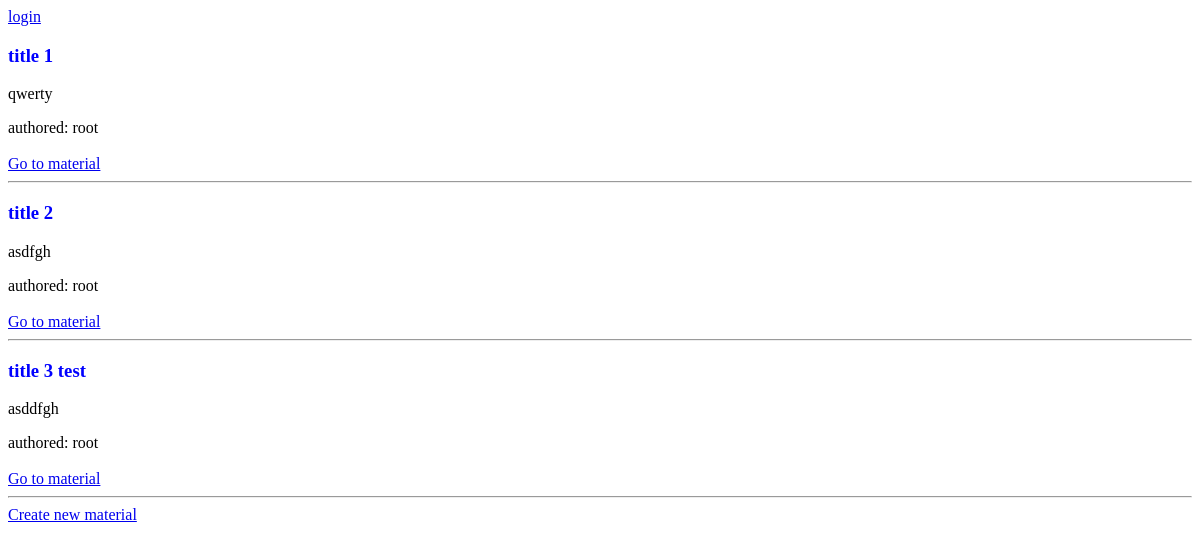
The page /lesson/ on the database as committed earlier.
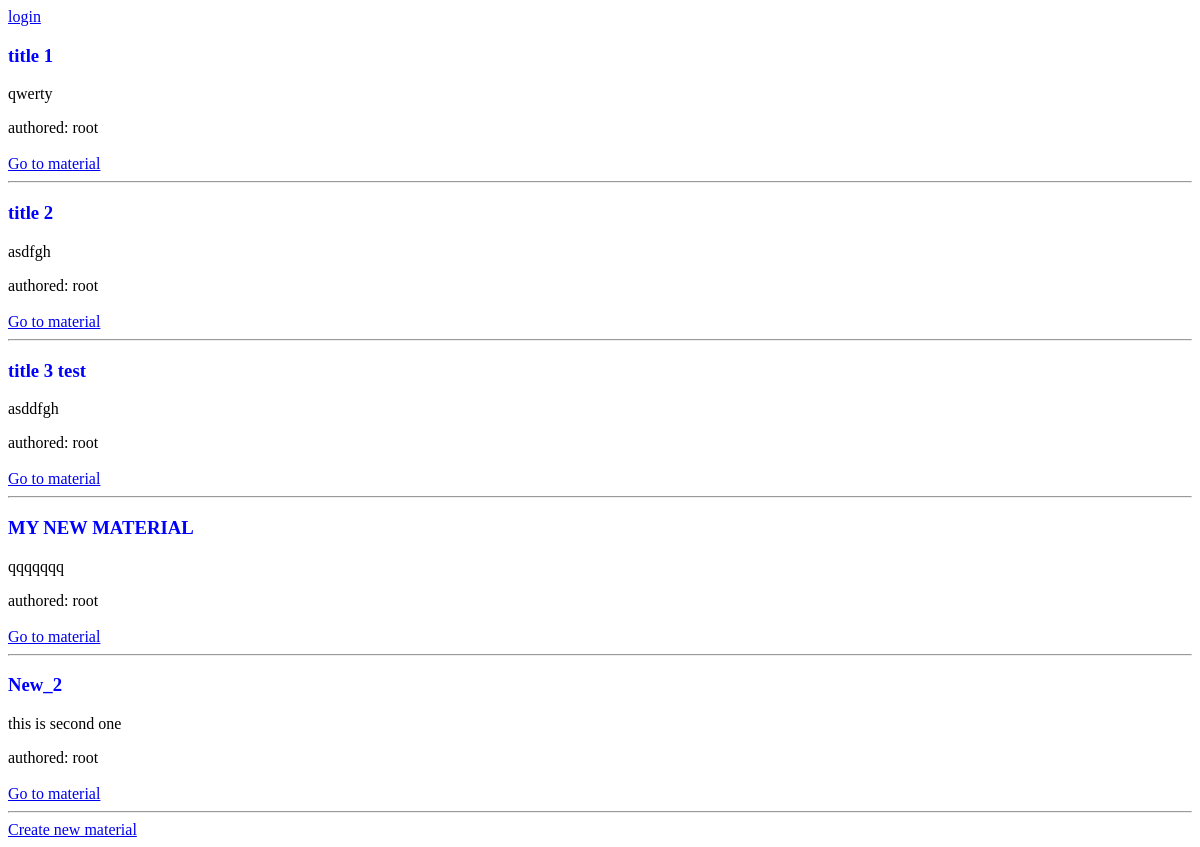
The same page on the database as committed later.
### lesson/models.py (models this page shows, shortened)
class Material(models.Model):
    title = models.CharField(max_length=255)
    slug = models.SlugField(max_length=255, unique_for_date='publish')
    body = models.TextField()
    publish = models.DateTimeField(default=timezone.now)
    updated = models.DateTimeField(auto_now=True)
    created = models.DateTimeField(auto_now_add=True)
    author = models.ForeignKey(User, on_delete=models.CASCADE,
                               related_name='user_materials')
    MATERIAL_TYPE = [
        ('theory', 'Theoretical Materials'),
        ('practice', 'Practical Materials'),
    ]
    material_tape = models.CharField(max_length=255,
                                     choices=MATERIAL_TYPE,
                                     default='theory')
    def get_absolute_url(self):
        return reverse('lesson:detailed_material',
                        args=[self.publish.year,
                              self.publish.month,
                              self.publish.day,
                              self.slug])

### lesson/views.py (the view)
# urls.py: path('', views.all_materials, name='all_materials'),
def all_materials(request):
    materials = models.Material.objects.all()
    return render(request, "materials/all_materials.html",
                  {'materials': materials})

### lesson/templates/materials/all_materials.html (shortened to what this page needs)
{% extends 'base.html' %}
{% block body %}
    {% for material in materials %}
        <h3>{{ material.title }} </h3>
        <p>{{ material.body|truncatewords:5 }}</p>
        authored: {{ material.author }}<br><br>
        <a href="{{ material.get_absolute_url }}"> Go to material </a>
        <hr>
    {% endfor %}
    <a href="{% url "lesson:create_material" %}"> Create new material </a>
{% endblock %}

### lesson/templates/base.html (shortened to what this page needs)
{% load static %}
<!DOCTYPE html>
<html lang="en">
<head>
    <link href="{% static "style.css" %}" rel="stylesheet">
</head>
<body>
{% if request.user.is_authenticated %}
        <a href="{% url "lesson:logout" %}">logout </a><br>
{% else %}
        <a href="{% url "lesson:login" %}">login </a><br>
{% endif %}
{% block body %} {% endblock %}
</body>
</html>

### lesson/static/style.css (style rules this page uses)
h3 { color: blue }

Rows that differ between the two databases and show on the page:
added Material: title "MY NEW MATERIAL", body "qqqqqqq", author "root"
added Material: title "New_2", body "this is second one", author "root"
